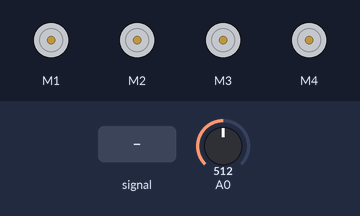
A sketch run on a simulated Arduino Uno, built with avr-gcc and run on an emulated ATmega328P. On the bench: 4 × DC motor (green arrow = forward, orange = backward, longer = faster). The inputs (shaded band) are chosen by the test bench; at power-on: A0 = 512.

Above: at 0.75 s.
1.3 s: A0 fed a 200 Hz sine of ±460 counts around its level
4.3 s: A0 set to 490
At 4.3 s:
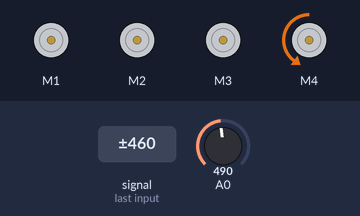
5.8 s: A0 set to 514
At 5.95 s:
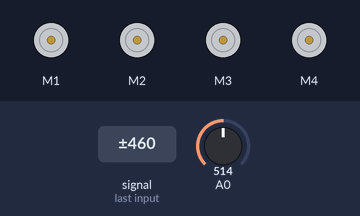
8.8 s: A0 set to 687
11.8 s: A0 set to 717
At 13.2 s:
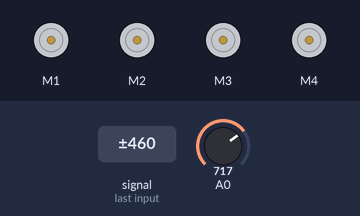
Timing chart, 0 to 14.3 s (numbered marks = the images above; inputs shaded):
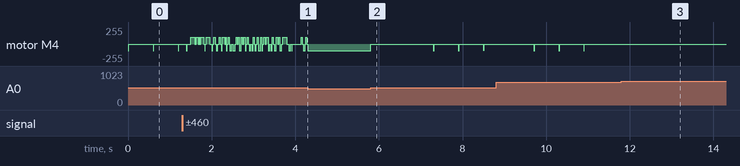

Measured:
- the behaviour switches between 499 and 500 on A0 (found by bisection; images 1 and 2)
- after the input at 4.3 s, motor M4: stops changing and stays backward 100/255
- after the input at 5.8 s, motor M4: backward 100/255 → stopped at once
- after the input at 11.8 s, motor M4: stops changing and stays stopped

The sketch:

teste-motor.ino
```cpp
#include <Adafruit_MotorShield.h>

// Create the motor shield object with the default I2C address
Adafruit_MotorShield AFMS = Adafruit_MotorShield();

Adafruit_DCMotor *motor1 = AFMS.getMotor(1);
Adafruit_DCMotor *motor2 = AFMS.getMotor(2);
Adafruit_DCMotor *motor3 = AFMS.getMotor(3);
Adafruit_DCMotor *motor4 = AFMS.getMotor(4);
bool liga = false;
bool garra = false;
int potencia = 150;
void setup()
{
	AFMS.begin(); // create with the default frequency 1.6KHz
}

void loop()
{

	if(verifica_botao() == 5) liga = !liga;
	if(verifica_botao() == 1) potencia++;
	if(verifica_botao() == 4) potencia--;
	if(verifica_botao() == 2) garra = !garra;

	motor1->setSpeed(potencia);
	motor2->setSpeed(potencia);
	motor3->setSpeed(potencia);
	motor4->setSpeed(100);

	if(liga)
	{
		if (garra) motor4->run(FORWARD);
		else motor4->run(BACKWARD);
		// motor1->run(FORWARD);
		// motor2->run(FORWARD);
		// motor3->run(FORWARD);
		// motor4->run(FORWARD);
	}
	else
	{
		motor1->run(RELEASE);
		motor2->run(RELEASE);
		motor4->run(RELEASE);
		motor3->run(RELEASE);
	}
}
int verifica_botao () // Identifica qual botao foi acionado
{
	int botao = analogRead (0); //Leitura do valor da porta analógica A0

	if (botao < 50) 		return 1;
	else if (botao < 100) 	return 2;
	else if (botao < 300) 	return 3;
	else if (botao < 500) 	return 4;
	else if (botao < 700) 	return 5;
	else					return 0;
}
```
